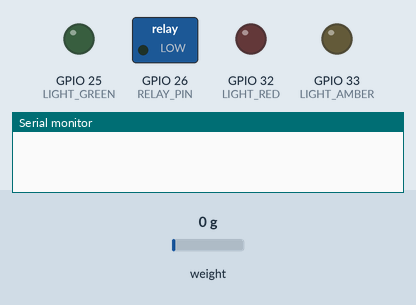
Recording of a sketch running on a simulated ESP32. On the bench: switched loads named in the sketch (green lamp = pin HIGH), output pins drawn as LEDs (lit = HIGH), the last lines printed to the serial monitor. Inputs (shaded band) come from the test bench; at power-on: weight on the scale 0 g.

Above: at 0.1 s.
At 31.1 s:
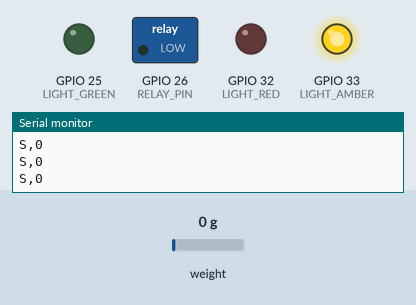
Timing chart, 0 to 32.6 s (numbered marks = the images above):
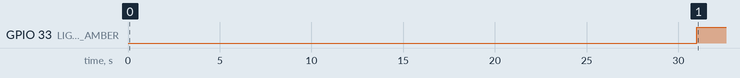

Measured:
- by itself, GPIO 33 (LIGHT_AMBER): LOW → HIGH at 31.0 s

The sketch:

esp32_gate.ino
```cpp
// TrustLane exit gate firmware: ESP32 driving the gate hardware for gate_agent/agent.py.
//
//   * Floor scale in the exit lane: one platform load cell (or four summed in a junction box) into an HX711.
//   * Turnstile / door: a relay (or the turnstile controller's "free pass" dry contact) pulsed to open.
//   * Tower light: green / amber / red outputs (through a relay board or MOSFETs for 12/24 V lamps).
//
// Serial protocol, 115200 baud, one line each:
//   out  S,<grams>        floor-scale weight, five times a second
//   out  READY            after start-up
//   in   O,<ms>           pulse the gate relay open for <ms> milliseconds (capped at 10 s)
//   in   L,<G|A|R|->      tower light: green, amber, red, or off
//   in   T                tare the floor scale (lane empty)
//
// Fail-safe: the relay is normally open (gate locked) and closes only while a pulse runs; if the
// agent stops talking for 30 s the light goes amber so staff notice. Fire/egress rules still need a
// mechanical override on the turnstile itself.
//
// Libraries: "HX711" by Bogdan Necula. Board: ESP32 Dev Module (esp32 core 2.x or 3.x).

#include "HX711.h"

const int SCALE_DOUT = 16;
const int SCALE_SCK = 17;
float SCALE_CAL = 21.5;  // raw units per gram for your platform; calibrate with a known weight

const int RELAY_PIN = 26;
const bool RELAY_ACTIVE_HIGH = true;
const int LIGHT_GREEN = 25;
const int LIGHT_AMBER = 33;
const int LIGHT_RED = 32;
const unsigned long MAX_OPEN_MS = 10000;
const unsigned long AGENT_SILENT_MS = 30000;

HX711 scale;
unsigned long openUntil = 0;
unsigned long lastReport = 0;
unsigned long lastCommand = 0;
char line[32];
int lineLen = 0;

void relay(bool on) {
  digitalWrite(RELAY_PIN, (on == RELAY_ACTIVE_HIGH) ? HIGH : LOW);
}

void light(char c) {
  digitalWrite(LIGHT_GREEN, c == 'G' ? HIGH : LOW);
  digitalWrite(LIGHT_AMBER, c == 'A' ? HIGH : LOW);
  digitalWrite(LIGHT_RED, c == 'R' ? HIGH : LOW);
}

void handle(const char* cmd) {
  lastCommand = millis();
  if (cmd[0] == 'O' && cmd[1] == ',') {
    unsigned long ms = strtoul(cmd + 2, nullptr, 10);
    if (ms > MAX_OPEN_MS) ms = MAX_OPEN_MS;
    openUntil = millis() + ms;
    relay(true);
  } else if (cmd[0] == 'L' && cmd[1] == ',') {
    light(cmd[2]);
  } else if (cmd[0] == 'T') {
    scale.tare(10);
  }
}

void setup() {
  Serial.begin(115200);
  pinMode(RELAY_PIN, OUTPUT);
  pinMode(LIGHT_GREEN, OUTPUT);
  pinMode(LIGHT_AMBER, OUTPUT);
  pinMode(LIGHT_RED, OUTPUT);
  relay(false);
  light('-');
  scale.begin(SCALE_DOUT, SCALE_SCK);
  scale.set_scale(SCALE_CAL);
  scale.tare(10);
  lastCommand = millis();
  Serial.println("READY");
}

void loop() {
  while (Serial.available()) {
    char c = Serial.read();
    if (c == '\n' || c == '\r') {
      if (lineLen) { line[lineLen] = 0; handle(line); lineLen = 0; }
    } else if (lineLen < (int)sizeof(line) - 1) {
      line[lineLen++] = c;
    }
  }
  if (openUntil && (long)(millis() - openUntil) >= 0) {
    openUntil = 0;
    relay(false);
  }
  if (millis() - lastCommand > AGENT_SILENT_MS) {
    light('A');  // no word from the gate agent: show staff something is wrong
    lastCommand = millis();
  }
  if (millis() - lastReport >= 200 && scale.is_ready()) {
    lastReport = millis();
    Serial.print("S,");
    Serial.println(scale.get_units(1), 0);
  }
}
```
